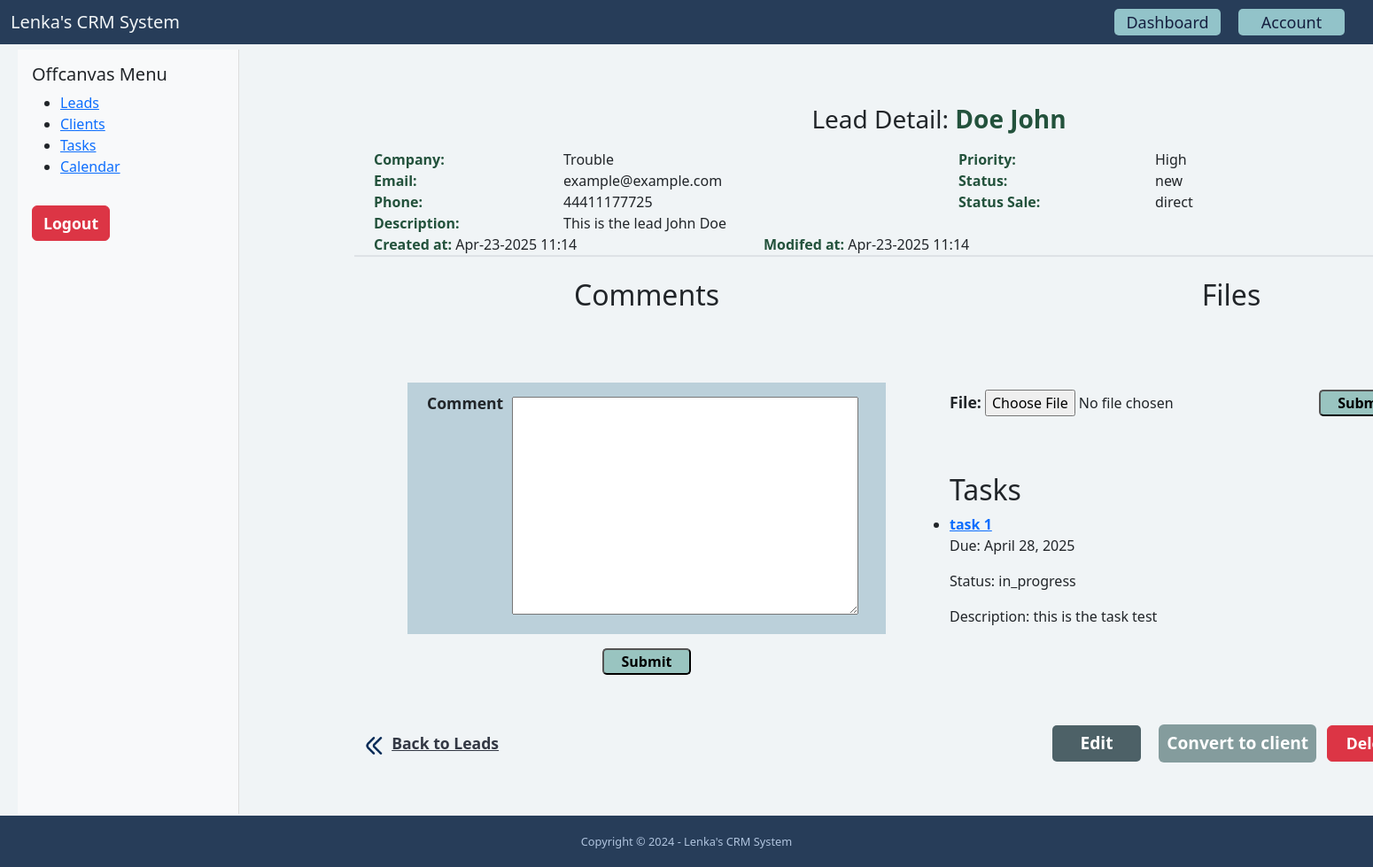
The page /dashboard/leads/9/ (signed in) on the database its author committed.
### lead/models.py (models this page shows, shortened)
class Lead(models.Model):
    LOW = 'low'
    MEDIUM = 'medium'
    HIGH = 'high'
    CHOICES_PRIORITY = (
        (LOW, 'Low'),
        (MEDIUM, 'Medium'),
        (HIGH, 'High'),
    )
    NEW = 'new'
    CONTACTED = 'contacted'
    WON = 'won'
    LOST = 'lost'
    CHOICES_STATUS = (
        (NEW, 'New'),
        (CONTACTED, 'Contacted'),
        (WON, 'Won'),
        (LOST, 'Lost'),
    )
    resale = 'resale'
    direct = 'direct'
    STATUS = (
        (resale, 'Resale'),
        (direct, 'Direct'),
    )
    first_name = models.CharField(max_length=255)
    last_name = models.CharField(max_length=255)
    company = models.CharField(max_length=255, blank=True, null=True)
    status_sale = models.CharField(max_length=255, choices=STATUS, default='', blank=True, null=True)
    email = models.EmailField()
    phone = models.CharField(max_length=50)
    address = models.CharField(max_length=255, blank=True)
    city = models.CharField(max_length=255, blank=True)
    zipcode = models.CharField(max_length=255, blank=True)
    country = models.CharField(max_length=255, blank=True)
    description = models.TextField(blank=True)
    priority = models.CharField(max_length=255, choices=CHOICES_PRIORITY, default=MEDIUM)
    status = models.CharField(max_length=255, choices=CHOICES_STATUS, default=NEW)
    converted_to_client = models.BooleanField(default=False)
    created_at = models.DateTimeField(auto_now_add=True)
    created_by = models.ForeignKey(User, related_name='leads', on_delete=models.CASCADE)
    modified_at = models.DateTimeField(auto_now=True)
    class Meta:
        ordering = ['-created_at']

### task/models.py (models this page shows, shortened)
class Task(models.Model):
    PRIORITY_CHOICES = (
        ('low', 'Low'),
        ('medium', 'Medium'),
        ('high', 'High'),
    )
    STATUS_CHOICES = (
        ('todo', 'To Do'),
        ('in_progress', 'In Progress'),
        ('completed', 'Completed'),
        ('canceled', 'Canceled'),
    )
    title = models.CharField(max_length=255)
    created_by = models.ForeignKey(User, related_name='tasks', on_delete=models.CASCADE)
    assigned_to = models.ForeignKey(User, related_name='assigned_tasks',
                                    on_delete=models.CASCADE,
                                    blank=True,
                                    null=True)
    lead = models.ForeignKey(Lead, related_name='tasks_lead', on_delete=models.CASCADE, null=True, blank=True)
    client = models.ForeignKey(Client, related_name='tasks_client', null=True, blank=True, on_delete=models.CASCADE)
    description = models.TextField(blank=True, null=True)
    priority = models.CharField(max_length=20, choices=PRIORITY_CHOICES, default='-')
    status = models.CharField(max_length=20, choices=STATUS_CHOICES, default='-')
    due_date = models.DateField(blank=True, null=True)
    created_at = models.DateTimeField(auto_now_add=True)
    updated_at = models.DateTimeField(auto_now=True)
    class Meta:
        ordering = ['-created_at']

### lead/views.py (the view)
# urls.py: path('<int:pk>/', LeadDetailView.as_view(), name='detail'),
class LeadDetailView(LoginRequiredMixin, DetailView):
    model = Lead
    def get_context_data(self, **kwargs):
        context = super().get_context_data(**kwargs)
        context['form'] = AddCommentForm()
        context['tasks'] = Task.objects.filter(lead_id=self.kwargs.get('pk'))
        context['fileform'] = AddFileForm()
        context['comments'] = Comment.objects.filter(lead_id=self.kwargs.get('pk'))
        return context
    def get_queryset(self):
        queryset = super(LeadDetailView, self).get_queryset()
        return queryset.filter(created_by=self.request.user, pk=self.kwargs.get('pk'))

### lead/forms.py
class AddCommentForm(forms.ModelForm):
    class Meta:
        model = Comment
        fields = ('content',)

class AddFileForm(forms.ModelForm):
    class Meta:
        model = LeadFile
        fields = ('file',)

### lead/templates/lead/lead_detail.html (shortened to what this page needs)
{% extends 'base.html' %}
{% load static %}
{% block content %}
    {% block css %}
    	<link rel="stylesheet" href="{% static 'lead/css/lead.css' %}">
    {% endblock %}
    {% include 'core/partials/offcanvas_menu.html' %}
	<div class="container content-lead">
        <div class="row mx-lg-5">
             <div class="col-lg-12">
                 <div class="text-center">
                     <h3 class="py-2">Lead Detail: <span class="span-h3">{{ lead.last_name }} {{ lead.first_name }}</span></h3>
                 </div>
             </div>
        </div>
        <div class="row">
            <div class="col-6">
                <div class="row">
                    <div class="row">
                        <div class="col-lg-4">
                            <span class="lead-span">Company:</span>
                        </div>
                        <div class="col-lg-8 px-lg-4">
                            {{ lead.company }}
                        </div>
                    </div>
                    <div class="row">
                        <div class="col-lg-4">
                            <span class="lead-span">Email:</span>
                        </div>
                        <div class="col-lg-8 px-lg-4">
                            {{ lead.email }}
                        </div>
                    </div>
                    <div class="row">
                        <div class="col-lg-4">
                            <span class="lead-span">Phone:</span>
                        </div>
                        <div class="col-lg-8 px-lg-4">
                            {{ lead.phone }}
                        </div>
                    </div>
                    {% if lead.description %}
                        <div class="row">
                            <div class="col-lg-4">
                                <span class="lead-span">Description:</span>
                            </div>
                            <div class="col-lg-8 px-lg-4">
                                {{ lead.description }}
                            </div>
                        </div>
                    {% endif %}
                </div>
            </div>
            <div class="col-6">
                <div class="row">
                    <div class="col-lg-4">
                        <span class="lead-span">Priority:</span>
                    </div>
                    <div class="col-lg-8 px-lg-4">
                        {{ lead.get_priority_display }}
                    </div>
                </div>
                <div class="row">
                    <div class="col-lg-4">
                        <span class="lead-span">Status:</span>
                    </div>
                    <div class="col-lg-8 px-lg-4">
                        {{ lead.status }}
                    </div>
                </div>
                <div class="row">
                    <div class="col-lg-4">
                        <span class="lead-span">Status Sale:</span>
                    </div>
                    <div class="col-lg-8 px-lg-4">
                        {{ lead.status_sale }}
                    </div>
                </div>
            </div>
        </div>
        <div class="row justify-content-start">
            <div class="col-lg-12">
                <div class="row">
                    <div class="col-lg-4">
                        <span class="lead-span">Created at: </span>{{ lead.created_at|date:"M-d-Y H:i" }}
                    </div>
                    <div class="col-lg-4">
                        <span class="lead-span">Modifed at: </span>{{ lead.modified_at|date:"M-d-Y H:i" }}
                    </div>
                </div>
            </div>
        </div>
        <div class="row justify-content-center border-top border-2">
            <div class="col-lg-6">
                <div class="row">
                    <div class="col-lg-12">
                        <div class="text-center">
                            <h2 class="pt-2 mt-3">Comments</h2>
                        </div>
                    </div>
                </div>
                <div class="row mx-2 mt-3 py-3">
                </div>
                <div class="row my-3 py-2">
                    <form method="post" action="{% url 'lead:add_comment' lead.id %}">
                            <div class="col-lg-12  d-flex align-items-start">
                                <div class="row mx-5 comment-row justify-content-center">
                                    <div class="col-lg-2">
                                        <label class="comment-label">Comment</label>
                                    </div>
                                    <div class="col-lg-10">
                                       <div class="comment-form mx-3 my-3">{{ form.content }}</div>
                                    </div>
                                </div>
                            </div>
                        <div class="row">
                            <div class="text-center">
                                <button class="comment-btn my-3">Submit</button>
                            </div>
                        </div>
                    </form>
                </div>
            </div>
            <div class="col-lg-6">
                <div class="row">
                    <div class="col-lg-12">
                        <div class="text-center">
                            <h2 class="pt-2 mt-3">Files</h2>
                        </div>
                    </div>
                </div>
                <div class="row mx-2 mt-2 py-3">
                </div>
                <div class="row my-3 py-2">
                    <form method="post" action="{% url 'lead:add_file' lead.id %}" enctype="multipart/form-data">
                        <div class="col-lg-12  d-flex align-items-start">
                            <div class="row">
                                <div class="col-10 py-3">{{ fileform.as_p }}</div>
                                <div class="col-2 py-3">
                                    <button class="comment-btn">Submit</button>
                                </div>
                            </div>
                        </div>
                    </form>
                </div>
                <div class="row my-3 py-2">
                    <h2>Tasks</h2>
                    <ul>
                        {% for task in tasks %}
                            <li>
                                <a href="{% url 'task:task_detail' task.pk %}"><strong>{{ task.title }}</strong></a>
                                <p>Due: {{ task.due_date }}</p>
                                <p>Status: {{ task.status }}</p>
                                <p>Description: {{ task.description }}</p>
                            </li>
                        {% empty %}
                            <p>No tasks found for this lead.</p>
                        {% endfor %}
                    </ul>
                </div>
            </div>
        </div>
        <div class="row pt-2">
            <div class="col-lg-6">
                <div class="py-3">
                    <img src="{% static 'lead/images/arrow.png' %}" alt="arrow" class="arrow-icon" height="20">
                    <a class="lead-a" href="{% url 'lead:list' %}">Back to Leads</a>
                </div>
            </div>
            <div class="col-lg-6">
                <div class="row px-lg-5 mx-lg-5 py-lg-2">
                    <form id="lead_delete_form" method="post" action="{% url 'lead:delete' lead.id %}">
                        <button class="btn custom-btn mx-2 px-2">
                            <a href="{% url 'lead:edit' lead.id %}" class="a-edit">Edit</a>
                        </button>
                        <button class="btn btn-convert mx-2 px-2">
                            <a href="{% url 'lead:convert_lead' lead.id %}" id="convert">Convert to client</a>
                        </button>
                        <button class="btn btn-danger" style="width: 100px;">
                            <a href="#" onclick="document.getElementById('lead_delete_form').submit();"
                               class="btn-danger">Delete</a>
                        </button>
                    </form>
                </div>
            </div>
        </div>
	</div>
{% endblock %}

### static/styles.css (style rules this page uses)
html, body { height: 100%; margin: 0; }
body { background-color: #f0f4f6; position: relative; padding-bottom: 58px; min-height: 100vh; }
.custom-btn { background-color: #4d6167; border: none; border-radius: 5px; width: 100px; color: white; font-weight: bold; font-size: 1.2rem; }
.a-edit { color: white; text-decoration: none; }
label { font-weight: bold; font-size: 1.1rem; }
.container { margin-top: 80px; margin-bottom: 80px; }

### lead/static/lead/css/lead.css (style rules this page uses)
.btn-danger { color: #fff; font-size: 1.1rem; font-weight: bold; text-decoration: none; }
.span-h3 { font-weight: bold; color: #23523c; }
.lead-span { font-weight: bold; color: #23523c; margin-left: 10px; }
.content-lead { margin-left: 380px; }
.comment-label { font-weight: bold; font-size: 1.1rem; margin: 5px; padding: 5px; }
.comment-row { background-color: #bbd0da; }
.comment-btn { background-color: rgba(113, 175, 167, 0.68); text-align: center; border-radius: 5px; width: 100px; font-weight: bold; }
.lead-a { color: #333844; font-size: 1.1rem; font-weight: bold; padding-left: 6px; }
.btn-convert { background-color: #849c9d; }
#convert { text-decoration: none; color: white; font-weight: bold; font-size: 1.2rem; }

### rows shown on the page
Lead: last_name "Doe", first_name "John", company "Trouble", email "example@example.com", phone "44411177725", description "This is the lead John Doe", priority "High", status "new", status_sale "direct", created_at "Apr-23-2025 11:14", modified_at "Apr-23-2025 11:14"
Task: title "task 1", due_date "April 28, 2025", status "in_progress", description "this is the task test"
